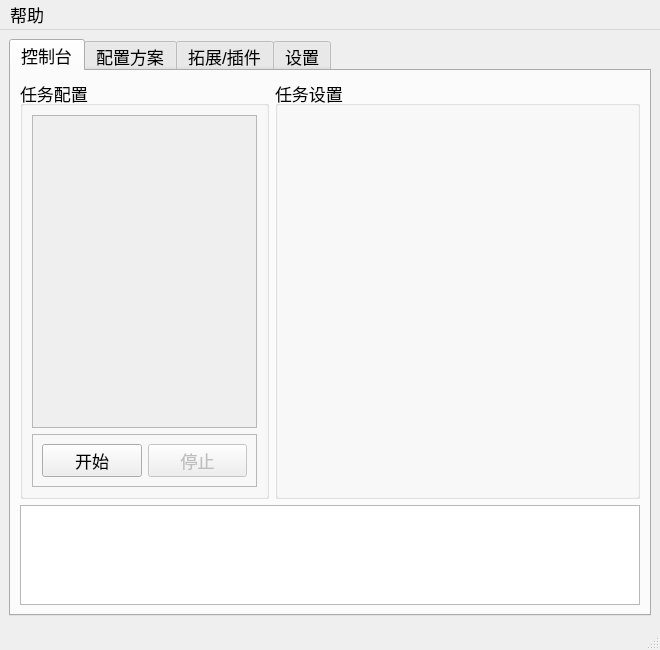
<?xml version="1.0" encoding="UTF-8"?>
<ui version="4.0">
 <class>MainWindow</class>
 <widget class="QMainWindow" name="MainWindow">
  <property name="geometry">
   <rect>
    <x>0</x>
    <y>0</y>
    <width>660</width>
    <height>650</height>
   </rect>
  </property>
  <property name="font">
   <font>
    <pointsize>13</pointsize>
   </font>
  </property>
  <property name="windowTitle">
   <string>SRA</string>
  </property>
  <widget class="QWidget" name="centralwidget">
   <layout class="QGridLayout" name="gridLayout">
    <item row="0" column="0">
     <widget class="QTabWidget" name="tabWidget">
      <property name="currentIndex">
       <number>0</number>
      </property>
      <widget class="QWidget" name="console_tab">
       <attribute name="title">
        <string>控制台</string>
       </attribute>
       <layout class="QGridLayout" name="gridLayout_2">
        <item row="0" column="1" colspan="2">
         <widget class="QGroupBox" name="task_setting_groupBox">
          <property name="title">
           <string>任务设置</string>
          </property>
          <layout class="QVBoxLayout" name="verticalLayout_2"/>
         </widget>
        </item>
        <item row="1" column="0" colspan="3">
         <widget class="QTextBrowser" name="log_textBrowser">
          <property name="sizePolicy">
           <sizepolicy hsizetype="Expanding" vsizetype="Fixed">
            <horstretch>0</horstretch>
            <verstretch>0</verstretch>
           </sizepolicy>
          </property>
          <property name="maximumSize">
           <size>
            <width>16777215</width>
            <height>100</height>
           </size>
          </property>
         </widget>
        </item>
        <item row="0" column="0">
         <widget class="QGroupBox" name="task_select_groupBox">
          <property name="sizePolicy">
           <sizepolicy hsizetype="Maximum" vsizetype="Preferred">
            <horstretch>0</horstretch>
            <verstretch>0</verstretch>
           </sizepolicy>
          </property>
          <property name="minimumSize">
           <size>
            <width>0</width>
            <height>0</height>
           </size>
          </property>
          <property name="maximumSize">
           <size>
            <width>16777215</width>
            <height>16777215</height>
           </size>
          </property>
          <property name="title">
           <string>任务配置</string>
          </property>
          <layout class="QVBoxLayout" name="verticalLayout_3">
           <item>
            <widget class="QScrollArea" name="task_select_scrollArea">
             <property name="sizePolicy">
              <sizepolicy hsizetype="Expanding" vsizetype="Preferred">
               <horstretch>0</horstretch>
               <verstretch>0</verstretch>
              </sizepolicy>
             </property>
             <property name="minimumSize">
              <size>
               <width>225</width>
               <height>0</height>
              </size>
             </property>
             <property name="maximumSize">
              <size>
               <width>225</width>
               <height>16777215</height>
              </size>
             </property>
             <property name="sizeAdjustPolicy">
              <enum>QAbstractScrollArea::SizeAdjustPolicy::AdjustToContents</enum>
             </property>
             <property name="widgetResizable">
              <bool>true</bool>
             </property>
             <widget class="QWidget" name="taskSelectScrollAreaWidgetContents">
              <property name="geometry">
               <rect>
                <x>0</x>
                <y>0</y>
                <width>223</width>
                <height>316</height>
               </rect>
              </property>
              <layout class="QVBoxLayout" name="verticalLayout_6"/>
             </widget>
            </widget>
           </item>
           <item>
            <widget class="QFrame" name="frame1_0">
             <property name="sizePolicy">
              <sizepolicy hsizetype="Preferred" vsizetype="Maximum">
               <horstretch>0</horstretch>
               <verstretch>0</verstretch>
              </sizepolicy>
             </property>
             <property name="frameShape">
              <enum>QFrame::Shape::StyledPanel</enum>
             </property>
             <property name="frameShadow">
              <enum>QFrame::Shadow::Raised</enum>
             </property>
             <layout class="QHBoxLayout" name="horizontalLayout_12">
              <item>
               <widget class="QPushButton" name="start_pushButton">
                <property name="text">
                 <string>开始</string>
                </property>
               </widget>
              </item>
              <item>
               <widget class="QPushButton" name="stop_pushButton">
                <property name="enabled">
                 <bool>false</bool>
                </property>
                <property name="minimumSize">
                 <size>
                  <width>80</width>
                  <height>30</height>
                 </size>
                </property>
                <property name="text">
                 <string>停止</string>
                </property>
               </widget>
              </item>
             </layout>
            </widget>
           </item>
          </layout>
         </widget>
        </item>
       </layout>
      </widget>
      <widget class="QWidget" name="multi_account_tab">
       <attribute name="title">
        <string>配置方案</string>
       </attribute>
       <layout class="QHBoxLayout" name="horizontalLayout_5"/>
      </widget>
      <widget class="QWidget" name="extension_tab">
       <attribute name="title">
        <string>拓展/插件</string>
       </attribute>
       <layout class="QVBoxLayout" name="verticalLayout_7">
        <item>
         <widget class="QScrollArea" name="scrollArea_3">
          <property name="widgetResizable">
           <bool>true</bool>
          </property>
          <widget class="QWidget" name="scrollAreaWidgetContents_3">
           <property name="geometry">
            <rect>
             <x>0</x>
             <y>0</y>
             <width>168</width>
             <height>59</height>
            </rect>
           </property>
           <layout class="QHBoxLayout" name="horizontalLayout_16">
            <item>
             <widget class="QGroupBox" name="extension_groupBox">
              <property name="title">
               <string>拓展功能</string>
              </property>
              <layout class="QGridLayout" name="gridLayout_8"/>
             </widget>
            </item>
            <item>
             <widget class="QGroupBox" name="plugin_groupBox">
              <property name="title">
               <string>插件</string>
              </property>
              <layout class="QVBoxLayout" name="verticalLayout"/>
             </widget>
            </item>
           </layout>
          </widget>
         </widget>
        </item>
        <item>
         <widget class="QTextBrowser" name="textBrowser">
          <property name="html">
           <string>&lt;!DOCTYPE HTML PUBLIC &quot;-//W3C//DTD HTML 4.0//EN&quot; &quot;http://www.w3.org/TR/REC-html40/strict.dtd&quot;&gt;
&lt;html&gt;&lt;head&gt;&lt;meta name=&quot;qrichtext&quot; content=&quot;1&quot; /&gt;&lt;meta charset=&quot;utf-8&quot; /&gt;&lt;style type=&quot;text/css&quot;&gt;
p, li { white-space: pre-wrap; }
hr { height: 1px; border-width: 0; }
li.unchecked::marker { content: &quot;\2610&quot;; }
li.checked::marker { content: &quot;\2612&quot;; }
&lt;/style&gt;&lt;/head&gt;&lt;body style=&quot; font-family:'Microsoft YaHei UI'; font-size:13pt; font-weight:400; font-style:normal;&quot;&gt;
&lt;p style=&quot;-qt-paragraph-type:empty; margin-top:0px; margin-bottom:0px; margin-left:0px; margin-right:0px; -qt-block-indent:0; text-indent:0px;&quot;&gt;&lt;br /&gt;&lt;/p&gt;
&lt;p style=&quot; margin-top:0px; margin-bottom:0px; margin-left:0px; margin-right:0px; -qt-block-indent:0; text-indent:0px;&quot;&gt;自动对话：开启后在进入剧情时会自动播放对话、自动选择对话选项。此功能不会控制鼠标，但是会让游戏处于前台。如果需要取消执行，尝试将游戏最小化后回到此页面取消勾选。&lt;/p&gt;
&lt;p style=&quot; margin-top:0px; margin-bottom:0px; margin-left:0px; margin-right:0px; -qt-block-indent:0; text-indent:0px;&quot;&gt;注意：功能勾选后会立即执行，与其他任务独立，如果要取消执行请取消勾选。&lt;/p&gt;&lt;/body&gt;&lt;/html&gt;</string>
          </property>
         </widget>
        </item>
        <item>
         <spacer name="verticalSpacer">
          <property name="orientation">
           <enum>Qt::Orientation::Vertical</enum>
          </property>
          <property name="sizeType">
           <enum>QSizePolicy::Policy::Fixed</enum>
          </property>
          <property name="sizeHint" stdset="0">
           <size>
            <width>20</width>
            <height>40</height>
           </size>
          </property>
         </spacer>
        </item>
       </layout>
      </widget>
      <widget class="QWidget" name="setting_tab">
       <attribute name="title">
        <string>设置</string>
       </attribute>
       <layout class="QVBoxLayout" name="verticalLayout_5"/>
      </widget>
     </widget>
    </item>
   </layout>
  </widget>
  <widget class="QMenuBar" name="menubar">
   <property name="geometry">
    <rect>
     <x>0</x>
     <y>0</y>
     <width>660</width>
     <height>33</height>
    </rect>
   </property>
   <widget class="QMenu" name="menush_help">
    <property name="title">
     <string>帮助</string>
    </property>
    <addaction name="announcement_action"/>
    <addaction name="faq_action"/>
    <addaction name="about_action"/>
   </widget>
   <addaction name="menush_help"/>
  </widget>
  <widget class="QStatusBar" name="statusbar"/>
  <action name="announcement_action">
   <property name="text">
    <string>公告</string>
   </property>
  </action>
  <action name="faq_action">
   <property name="text">
    <string>常见问题</string>
   </property>
  </action>
  <action name="feedback_action">
   <property name="text">
    <string>问题反馈</string>
   </property>
  </action>
  <action name="about_action">
   <property name="text">
    <string>关于</string>
   </property>
  </action>
 </widget>
 <resources/>
 <connections>
  <connection>
   <sender>start_pushButton</sender>
   <signal>clicked(bool)</signal>
   <receiver>stop_pushButton</receiver>
   <slot>setDisabled(bool)</slot>
   <hints>
    <hint type="sourcelabel">
     <x>131</x>
     <y>465</y>
    </hint>
    <hint type="destinationlabel">
     <x>210</x>
     <y>458</y>
    </hint>
   </hints>
  </connection>
  <connection>
   <sender>start_pushButton</sender>
   <signal>clicked(bool)</signal>
   <receiver>start_pushButton</receiver>
   <slot>setEnabled(bool)</slot>
   <hints>
    <hint type="sourcelabel">
     <x>107</x>
     <y>473</y>
    </hint>
    <hint type="destinationlabel">
     <x>75</x>
     <y>472</y>
    </hint>
   </hints>
  </connection>
  <connection>
   <sender>stop_pushButton</sender>
   <signal>clicked(bool)</signal>
   <receiver>start_pushButton</receiver>
   <slot>setDisabled(bool)</slot>
   <hints>
    <hint type="sourcelabel">
     <x>150</x>
     <y>471</y>
    </hint>
    <hint type="destinationlabel">
     <x>123</x>
     <y>470</y>
    </hint>
   </hints>
  </connection>
  <connection>
   <sender>stop_pushButton</sender>
   <signal>clicked(bool)</signal>
   <receiver>stop_pushButton</receiver>
   <slot>setEnabled(bool)</slot>
   <hints>
    <hint type="sourcelabel">
     <x>229</x>
     <y>475</y>
    </hint>
    <hint type="destinationlabel">
     <x>195</x>
     <y>469</y>
    </hint>
   </hints>
  </connection>
 </connections>
</ui>
